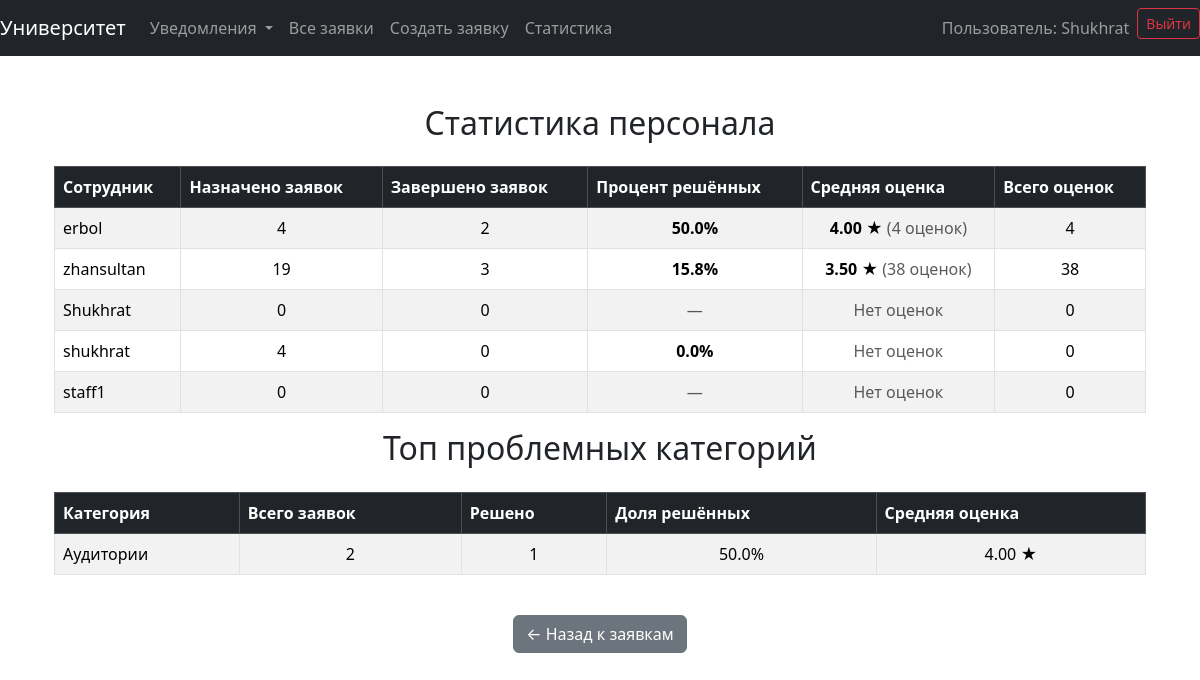
The page /statistics/ (signed in) on the database its author committed.
### issues/models.py (models this page shows, shortened)
class Category(models.Model):
    name = models.CharField(max_length=100, unique=True)
    slug = models.SlugField(max_length=120, unique=True, blank=True)
    description = models.TextField(blank=True)
    icon = models.CharField(max_length=50, blank=True)          # например: "bi bi-lightbulb" для Bootstrap Icons
    order = models.PositiveSmallIntegerField(default=0)         # для сортировки в выпадающем списке
    class Meta:
        verbose_name = "Категория"
        verbose_name_plural = "Категории"
        ordering = ['order', 'name']

### issues/views.py (the view)
# urls.py: path('statistics/', views.statistics, name='statistics'),
@staff_member_required
def statistics(request):
    staff_stats = User.objects.filter(is_staff=True).annotate(
        total_participated=Count(
            'statushistory',  # related_name от StatusHistory к User (changed_by)
            distinct=True
        ),
        resolved_count=Count(
            'resolved_problems',
            filter=Q(resolved_problems__status__in=['resolved', 'closed']),
            distinct=True
        ),
        avg_rating=Avg(
            'resolved_problems__rating',
            filter=Q(resolved_problems__status__in=['resolved', 'closed'])
        ),
        rated_count=Count(
            'resolved_problems__rating',
            filter=Q(resolved_problems__status__in=['resolved', 'closed']) &
                   Q(resolved_problems__rating__isnull=False)
        )
    ).annotate(
        resolved_percent=Case(
            When(total_participated=0, then=Value(0.0)),
            default=ExpressionWrapper(
                (F('resolved_count') * 100.0 / F('total_participated')),
                output_field=FloatField()
            )
        )
    ).order_by('-avg_rating', '-resolved_count')
    category_stats = Category.objects.annotate(
        total_problems=Count('problems'),
        resolved_problems=Count(
            'problems',
            filter=Q(problems__status__in=['resolved', 'closed'])
        ),
        avg_rating=Avg(
            'problems__rating',
            filter=Q(problems__status__in=['resolved', 'closed'])
        )
    ).order_by('-total_problems')
    for cat in category_stats:
        if cat.total_problems > 0:
            cat.resolved_percent = round((cat.resolved_problems / cat.total_problems) * 100, 1)
        else:
            cat.resolved_percent = 0
    context = {
        'staff_stats': staff_stats,
        'category_stats': category_stats,
        'total_problems_all': Problem.objects.count(),  # для %
    }
    return render(request, 'issues/statistics.html', context)

### issues/context_processors.py (called while the page is built)
def notifications_processor(request):
    unread_count = 0
    if request.user.is_authenticated:
        unread_count = request.user.notifications.filter(is_read=False).count()
    return {'unread_notifications': unread_count}

### issues/templates/issues/statistics.html
{% extends 'issues/base.html' %}
{% block content %}
<div class="container mt-5">
    <h2 class="mb-4 text-center">Статистика персонала</h2>
    {% if staff_stats %}
        <div class="table-responsive">
            <table class="table table-striped table-hover table-bordered">
                <thead class="table-dark">
                    <tr>
                        <th scope="col">Сотрудник</th>
                        <th scope="col">Назначено заявок</th>
                        <th scope="col">Завершено заявок</th>
                        <th scope="col">Процент решённых</th>
                        <th scope="col">Средняя оценка</th>
                        <th scope="col">Всего оценок</th>
                    </tr>
                </thead>
                <tbody>
                    {% for staff in staff_stats %}
                        <tr>
                            <td>{{ staff.username }}</td>
                            <td class="text-center">{{ staff.total_participated }}</td>
                            <td class="text-center">{{ staff.resolved_count }}</td>
                            <td class="text-center">
                                {% if staff.total_participated > 0 %}
                                <strong>{{ staff.resolved_percent|floatformat:1 }}%</strong>
                                {% else %}
                                <span class="text-muted">—</span>
                                {% endif %}
                            </td>
                            <td class="text-center">
                                {% if staff.avg_rating %}
                                    <strong>{{ staff.avg_rating|floatformat:2 }}</strong> ★
                                    <span class="text-muted">({{ staff.rated_count|default:0 }} оценок)</span>
                                {% else %}
                                    <span class="text-muted">Нет оценок</span>
                                {% endif %}
                            </td>
                            <td class="text-center">{{ staff.rated_count|default:0 }}</td>
                        </tr>
                    {% endfor %}
                </tbody>
            </table>
        </div>
    {% else %}
        <div class="alert alert-info text-center">
            Пока нет данных по персоналу.
        </div>
    {% endif %}
    <h2 class="mb-4 text-center">Топ проблемных категорий</h2>
    {% if category_stats %}
        <div class="table-responsive">
            <table class="table table-striped table-hover table-bordered">
                <thead class="table-dark">
                    <tr>
                        <th>Категория</th>
                        <th>Всего заявок</th>
                        <th>Решено</th>
                        <th>Доля решённых</th>
                        <th>Средняя оценка</th>
                    </tr>
                </thead>
                <tbody>
                    {% for cat in category_stats %}
                        <tr>
                            <td>{{ cat.name }}</td>
                            <td class="text-center">{{ cat.total_problems }}</td>
                            <td class="text-center">{{ cat.resolved_problems }}</td>
                            <td class="text-center">
    {% if cat.total_problems > 0 %}
        {{ cat.resolved_percent }}%
    {% else %}
        0%
    {% endif %}
</td>
                            <td class="text-center">
                                {% if cat.avg_rating %}
                                    {{ cat.avg_rating|floatformat:2 }} ★
                                {% else %}
                                    <span class="text-muted">Нет оценок</span>
                                {% endif %}
                            </td>
                        </tr>
                    {% endfor %}
                </tbody>
            </table>
        </div>
    {% else %}
        <div class="alert alert-info text-center">
            Нет данных по категориям.
        </div>
    {% endif %}
    <div class="text-center mt-4">
        <a href="{% url 'issues:problem_list' %}" class="btn btn-secondary">
            ← Назад к заявкам
        </a>
    </div>
</div>
{% endblock %}

### issues/templates/issues/base.html (shortened to what this page needs)
<!DOCTYPE html>
<html lang="en">
<head>
    <link rel="stylesheet" href="https://cdn.jsdelivr.net/npm/bootstrap@5.3.2/dist/css/bootstrap.min.css">
</head>
<body>
<nav class="navbar navbar-expand-lg navbar-dark bg-dark">
    <a class="navbar-brand" href="{% url 'issues:home' %}">Университет</a>
    <div class="collapse navbar-collapse" id="navbarNav">
        <ul class="navbar-nav">
            {% if user.is_authenticated %}
                <li class="nav-item dropdown">
                    <a class="nav-link dropdown-toggle position-relative" href="#"
                       id="notificationDropdown" role="button" data-bs-toggle="dropdown"
                       aria-expanded="false">
                        Уведомления
                    </a>
                </li>
            {% endif %}
            <li class="nav-item">
                <a class="nav-link" href="{% url 'issues:problem_list' %}">Все заявки</a>
            </li>
            <li class="nav-item">
                <a class="nav-link" href="{% url 'issues:problem_create' %}">Создать заявку</a>
            </li>
            {% if user.is_staff %}
                <li class="nav-item">
                    <a class="nav-link" href="{% url 'issues:statistics' %}">Статистика</a>
                </li>
            {% endif %}
        </ul>
        {% if user.is_authenticated %}
            <ul class="navbar-nav ms-auto">
                <li class="nav-item">
                    <span class="nav-link">Пользователь: {{ user.username }}</span>
                </li>
                <li class="nav-item">
                    <form method="post" action="{% url 'logout' %}" class="d-inline">
                        <button type="submit" class="btn btn-outline-danger btn-sm">Выйти</button>
                    </form>
                </li>
            </ul>
        {% endif %}
    </div>
</nav>
<div class="container mt-4">
    {% block content %}{% endblock %}
</div>
</body>
</html>

### rows shown on the page
Category: name "Аудитории", total_problems "2", resolved_problems "1", resolved_percent "50.0", avg_rating "4.00"

### other values the page prints
{{ user.username }} "Shukhrat"
{{ staff.username }} "erbol"
{{ staff.total_participated }} "4"
{{ staff.resolved_count }} "2"
{{ staff.resolved_percent|floatformat:1 }} "50.0"
{{ staff.avg_rating|floatformat:2 }} "4.00"
{{ staff.rated_count|default:0 }} "4"
{{ staff.username }} "zhansultan"
{{ staff.total_participated }} "19"
{{ staff.resolved_count }} "3"
{{ staff.resolved_percent|floatformat:1 }} "15.8"
{{ staff.avg_rating|floatformat:2 }} "3.50"
{{ staff.rated_count|default:0 }} "38"
{{ staff.username }} "Shukhrat"
{{ staff.total_participated }} "0"
